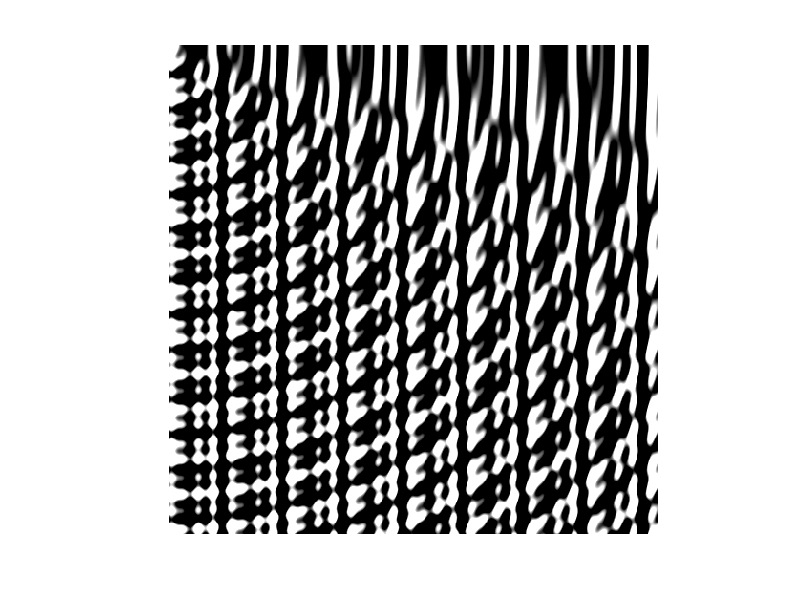
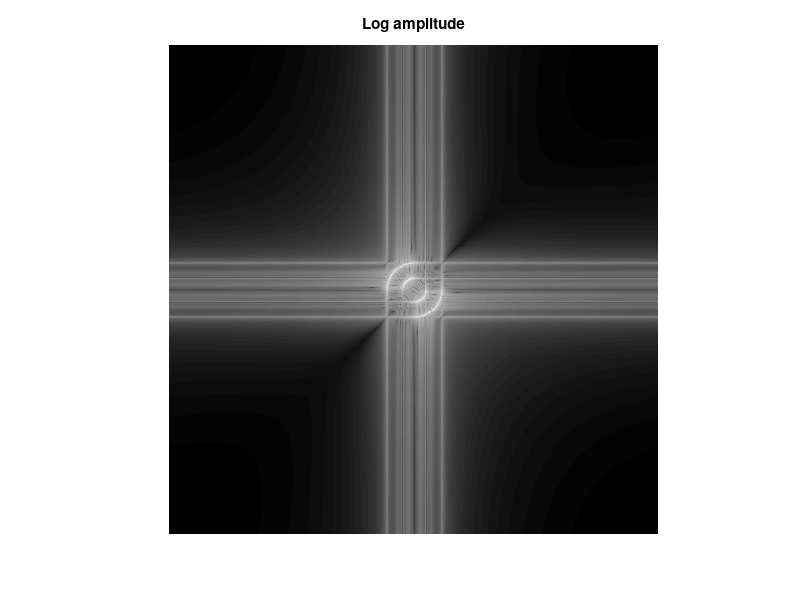
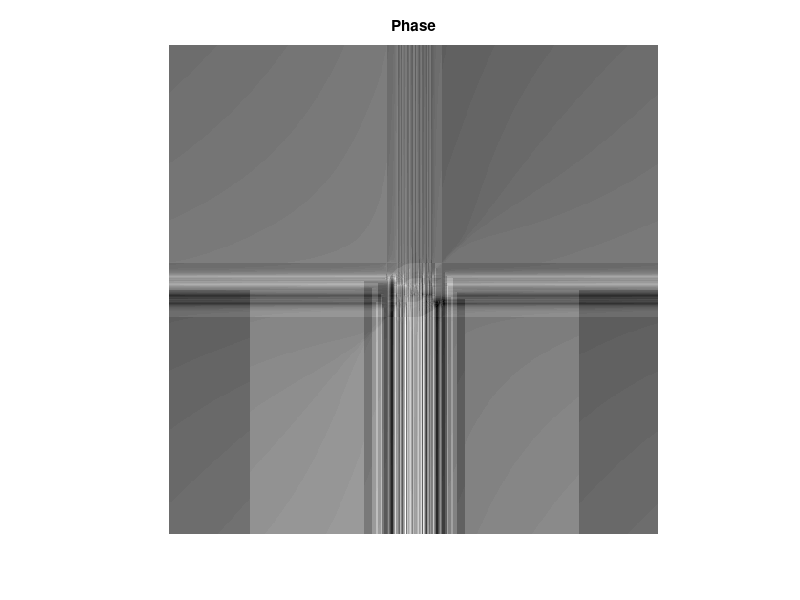
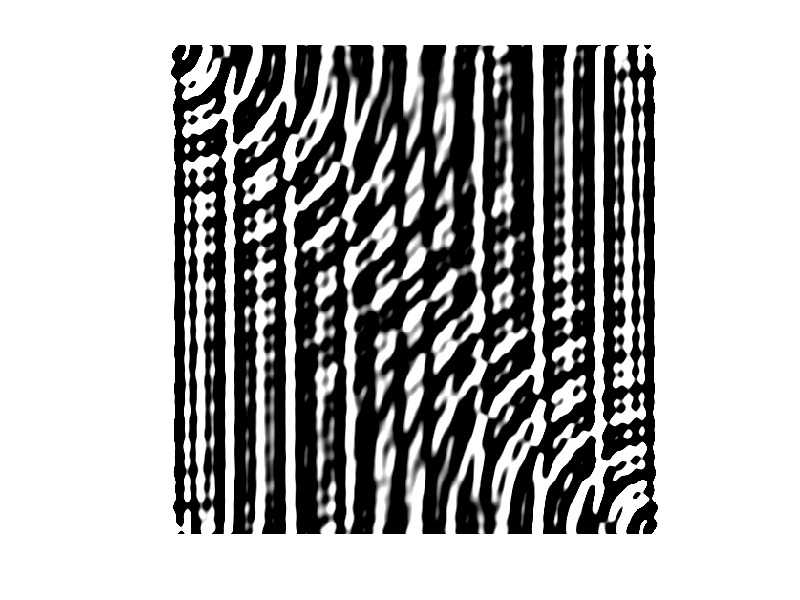

The MATLAB source for these figures, in order: (Note: this script raises an error after producing the figures.)
%% Part 1: Discrete Fourier Transform

% a
% a step 1
rows = 512;
[x,y] = meshgrid(1:rows, 1:rows);

% a step 2
img = sin(0.2 * x) + sin(0.3 * x) + cos(0.4 * x) + sin(sqrt(x .* x + y .* y) * 0.15) + sin(sqrt(x .* x + y .* y) * 0.35);
imshow(img);

% a step 3
fftImg = fftshift(fft2(img));
% Show the magnitude and phase of DFT for this image
phase = angle(fftImg);
amplitude = abs(fftImg);

figure;
imshow(log(amplitude),[]);
title("Log amplitude");

figure;
imshow(unwrap(phase), []);
title("Phase");

% a step 4
% Multiply the magnitude of DFT with 2
mul = ifftshift(amplitude) * 2;
% Calculate the inverse Discrete Fourier Transform
ifftImg = ifft2(mul);
figure
imshow(ifftImg);

% b
img = im2double(imread('./images/Cross.jpg'));

dft = fft2(img);
fftImg = fftshift(dft);

figure
imshow((fftshift(fftImg)));